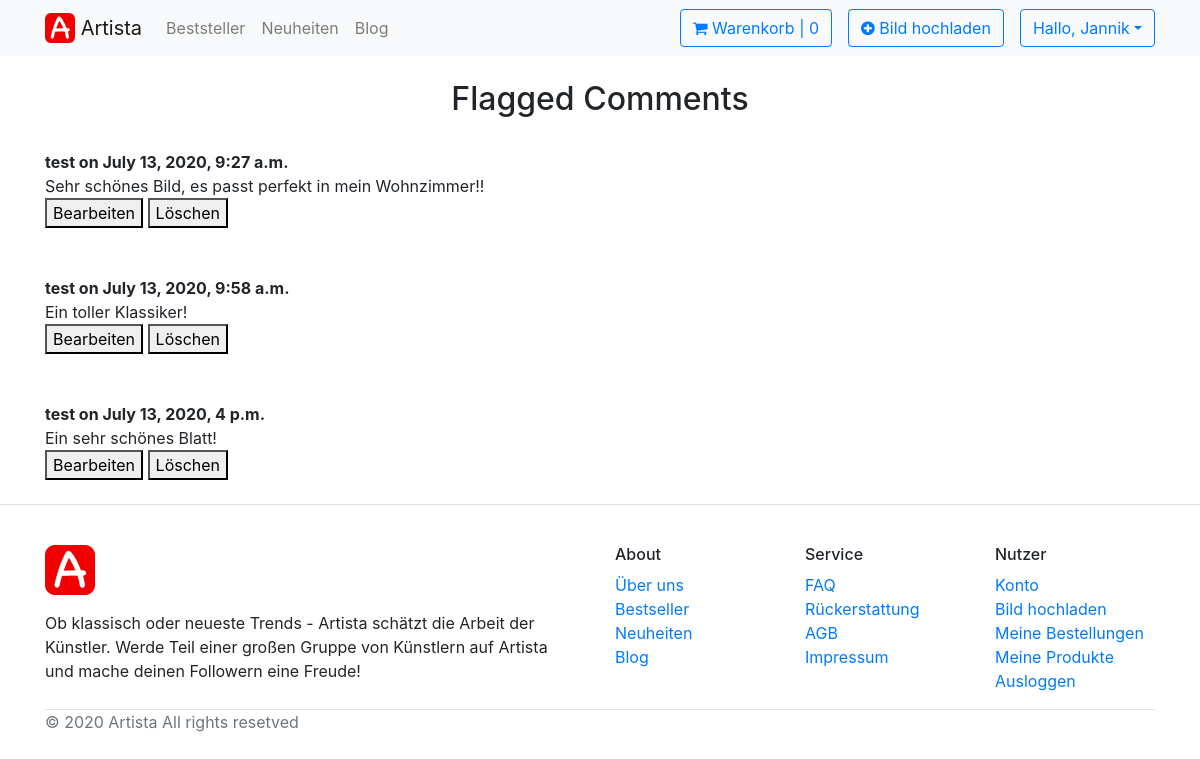
Page /customerservice/comments-with-flag/ (signed in) on the committed database.
### Profile/models.py (models this page shows)
class ShopUser(AbstractUser):
    profile_picture = models.ImageField(upload_to='profile_pictures/', blank=True, null=True)
    instagram_handle = models.CharField(max_length=100, blank=True, null=True)

### Shop/models.py (models this page shows, shortened)
class Comment(models.Model):
    text = models.TextField(max_length=500)
    timestamp = models.DateTimeField(auto_now_add=True)
    user = models.ForeignKey(ShopUser, on_delete=models.CASCADE)
    product = models.ForeignKey(Product, on_delete=models.CASCADE)
    class Meta:
        ordering = ['timestamp']
        verbose_name = 'Comment'
        verbose_name_plural = 'Comments'

### Customerservice/views.py (the view, shortened to what this page needs)
# urls.py: path('comments-with-flag/', views.CommentsFlagView.as_view(), name='comments-flag'),
class CommentsFlagView(ListView):
    model = Comment
    context_object_name = 'comments_with_flag'
    template_name = 'comments-flag.html'
    def get_context_data(self, **kwargs):
        context = super(CommentsFlagView, self).get_context_data(**kwargs)
        can_delete = False
        user = self.request.user
        if not user.is_anonymous:
            can_delete = user.is_superuser or user.is_staff
            context['can_delete'] = can_delete
            return context

### Customerservice/templates/comments-flag.html (shortened to what this page needs)
{% extends 'Shop/base.html' %}
{% load static %}
{% block content %}
    <div class="container">
{% block logged_in_content %}
    <h2 class="text-center mt-4">Flagged Comments</h2>
    {% for comment in comments_with_flag %}
        <br>
        <b>{{ comment.user.username }} on {{ comment.timestamp }}</b><br>
        {{ comment.text }}<br>
        {% if can_delete %}
            <form method="POST">
                <button type="submit" name="edit">Bearbeiten</button>
                <button type="submit" name="delete">Löschen</button>
            </form>
            <br>
        {% endif %}
    {% endfor %}
{% endblock logged_in_content %}
    </div>
{% endblock content %}

### Shop/templates/Shop/utils/navbar.html (shortened to what this page needs)
{% load static %}
<nav class="navbar navbar-expand-lg navbar-light bg-light">
<div class="container">
  <a class="navbar-brand" href="{% url 'home' %}">
     <img src=" {% static '/images/Artista_Logo.png' %}" width="30" height="30" class="d-inline-block align-top" alt="">
      Artista
  </a>
  <div class="collapse navbar-collapse" id="navbarSupportedContent">
    <ul class="navbar-nav mr-auto">
      <li class="nav-item">
        <a class="nav-link" href="#">Beststeller </a>
      </li>
      <li class="nav-item">
        <a class="nav-link" href="#">Neuheiten </a>
      </li>
      <li class="nav-item">
        <a class="nav-link" href="#">Blog </a>
      </li>
    </ul>
    <ul class="navbar-nav ml-auto">
      <li class="nav-item">
          <a class="btn btn-outline-primary" href="{% url 'cart' %}"><i class="fa fa fa-shopping-cart fa-sm"></i> Warenkorb | 0</a>
      </li>
      {% if user.is_authenticated or shopuser.is_authenticated %}
      <li class="nav-item px-3">
        <a class="btn btn-outline-primary" href="{% url 'upload' %}"><i class="fa fa fa-plus-circle fa-sm"></i> Bild hochladen</a>
      </li>
        <div class="dropdown">
        <button class="btn btn-outline-primary dropdown-toggle" type="button" id="dropdownMenuButton" data-toggle="dropdown" aria-haspopup="true" aria-expanded="false">Hallo, {{ user.username | title }}</button>
</div>
      {% else %}
      <li>
        <a class="btn btn-warning ml-3" href="{% url 'login' %}">Anmelden</a>
      </li>
      {% endif %}
    </ul>
  </div>
</div>
</nav>

### rows in the picture
ShopUser: username "Jannik"
Comment: user.username "test", timestamp "July 13, 2020, 9:27 a.m.", text "Sehr schönes Bild, es passt perfekt in mein Wohnzimmer!!"
Comment: user.username "test", timestamp "July 13, 2020, 9:58 a.m.", text "Ein toller Klassiker!"
Comment: user.username "test", timestamp "July 13, 2020, 4 p.m.", text "Ein sehr schönes Blatt!"
